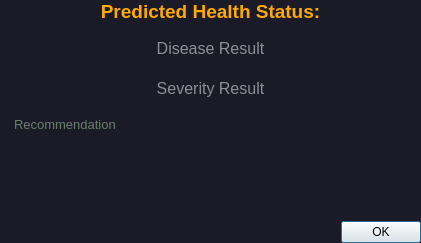
<?xml version="1.0" encoding="UTF-8"?>
<ui version="4.0">
 <class>Dialog</class>
 <widget class="QDialog" name="Dialog">
  <property name="geometry">
   <rect>
    <x>0</x>
    <y>0</y>
    <width>421</width>
    <height>243</height>
   </rect>
  </property>
  <property name="windowTitle">
   <string>Dialog</string>
  </property>
  <property name="styleSheet">
   <string notr="true">QDialog{
	background-color: #1b1b27;
}
#pred_label{
	color: rgb(255, 170, 0);
}
#pred_edit,#severity_edit{
	background-color: transparent;
	color: rgb(255, 255, 255);
}

#reco_edit{
	background-color: transparent;
	color: rgb(181, 226, 176);
}</string>
  </property>
  <layout class="QVBoxLayout" name="verticalLayout">
   <property name="spacing">
    <number>10</number>
   </property>
   <property name="leftMargin">
    <number>0</number>
   </property>
   <property name="topMargin">
    <number>0</number>
   </property>
   <property name="rightMargin">
    <number>0</number>
   </property>
   <property name="bottomMargin">
    <number>0</number>
   </property>
   <item>
    <widget class="QLabel" name="pred_label">
     <property name="maximumSize">
      <size>
       <width>16777215</width>
       <height>40</height>
      </size>
     </property>
     <property name="font">
      <font>
       <family>Helvetica</family>
       <pointsize>14</pointsize>
       <weight>75</weight>
       <bold>true</bold>
      </font>
     </property>
     <property name="text">
      <string>Predicted Health Status:</string>
     </property>
     <property name="alignment">
      <set>Qt::AlignCenter</set>
     </property>
    </widget>
   </item>
   <item>
    <widget class="QLineEdit" name="pred_edit">
     <property name="minimumSize">
      <size>
       <width>0</width>
       <height>30</height>
      </size>
     </property>
     <property name="font">
      <font>
       <family>MS Shell Dlg 2</family>
       <pointsize>12</pointsize>
       <weight>50</weight>
       <bold>false</bold>
      </font>
     </property>
     <property name="frame">
      <bool>false</bool>
     </property>
     <property name="alignment">
      <set>Qt::AlignCenter</set>
     </property>
     <property name="placeholderText">
      <string>Disease Result</string>
     </property>
    </widget>
   </item>
   <item>
    <widget class="QLineEdit" name="severity_edit">
     <property name="minimumSize">
      <size>
       <width>0</width>
       <height>30</height>
      </size>
     </property>
     <property name="font">
      <font>
       <family>MS Shell Dlg 2</family>
       <pointsize>12</pointsize>
       <weight>50</weight>
       <bold>false</bold>
      </font>
     </property>
     <property name="frame">
      <bool>false</bool>
     </property>
     <property name="alignment">
      <set>Qt::AlignCenter</set>
     </property>
     <property name="placeholderText">
      <string>Severity Result</string>
     </property>
    </widget>
   </item>
   <item>
    <widget class="QFrame" name="frame">
     <property name="frameShape">
      <enum>QFrame::NoFrame</enum>
     </property>
     <property name="frameShadow">
      <enum>QFrame::Plain</enum>
     </property>
     <property name="lineWidth">
      <number>0</number>
     </property>
     <layout class="QHBoxLayout" name="horizontalLayout">
      <property name="spacing">
       <number>0</number>
      </property>
      <property name="leftMargin">
       <number>0</number>
      </property>
      <property name="topMargin">
       <number>0</number>
      </property>
      <property name="rightMargin">
       <number>0</number>
      </property>
      <property name="bottomMargin">
       <number>0</number>
      </property>
      <item>
       <widget class="QFrame" name="frame_2">
        <property name="minimumSize">
         <size>
          <width>10</width>
          <height>0</height>
         </size>
        </property>
        <property name="frameShape">
         <enum>QFrame::NoFrame</enum>
        </property>
        <property name="frameShadow">
         <enum>QFrame::Plain</enum>
        </property>
        <property name="lineWidth">
         <number>0</number>
        </property>
       </widget>
      </item>
      <item>
       <widget class="QTextEdit" name="reco_edit">
        <property name="font">
         <font>
          <pointsize>10</pointsize>
         </font>
        </property>
        <property name="frameShape">
         <enum>QFrame::NoFrame</enum>
        </property>
        <property name="frameShadow">
         <enum>QFrame::Plain</enum>
        </property>
        <property name="lineWidth">
         <number>1</number>
        </property>
        <property name="cursorWidth">
         <number>1</number>
        </property>
        <property name="placeholderText">
         <string>Recommendation</string>
        </property>
       </widget>
      </item>
      <item>
       <widget class="QFrame" name="frame_3">
        <property name="minimumSize">
         <size>
          <width>10</width>
          <height>0</height>
         </size>
        </property>
        <property name="frameShape">
         <enum>QFrame::NoFrame</enum>
        </property>
        <property name="frameShadow">
         <enum>QFrame::Plain</enum>
        </property>
        <property name="lineWidth">
         <number>0</number>
        </property>
       </widget>
      </item>
     </layout>
    </widget>
   </item>
   <item>
    <widget class="QDialogButtonBox" name="buttonBox">
     <property name="orientation">
      <enum>Qt::Horizontal</enum>
     </property>
     <property name="standardButtons">
      <set>QDialogButtonBox::Ok</set>
     </property>
     <property name="centerButtons">
      <bool>false</bool>
     </property>
    </widget>
   </item>
  </layout>
 </widget>
 <resources/>
 <connections>
  <connection>
   <sender>buttonBox</sender>
   <signal>accepted()</signal>
   <receiver>Dialog</receiver>
   <slot>accept()</slot>
   <hints>
    <hint type="sourcelabel">
     <x>248</x>
     <y>254</y>
    </hint>
    <hint type="destinationlabel">
     <x>157</x>
     <y>274</y>
    </hint>
   </hints>
  </connection>
  <connection>
   <sender>buttonBox</sender>
   <signal>rejected()</signal>
   <receiver>Dialog</receiver>
   <slot>reject()</slot>
   <hints>
    <hint type="sourcelabel">
     <x>316</x>
     <y>260</y>
    </hint>
    <hint type="destinationlabel">
     <x>286</x>
     <y>274</y>
    </hint>
   </hints>
  </connection>
 </connections>
</ui>
